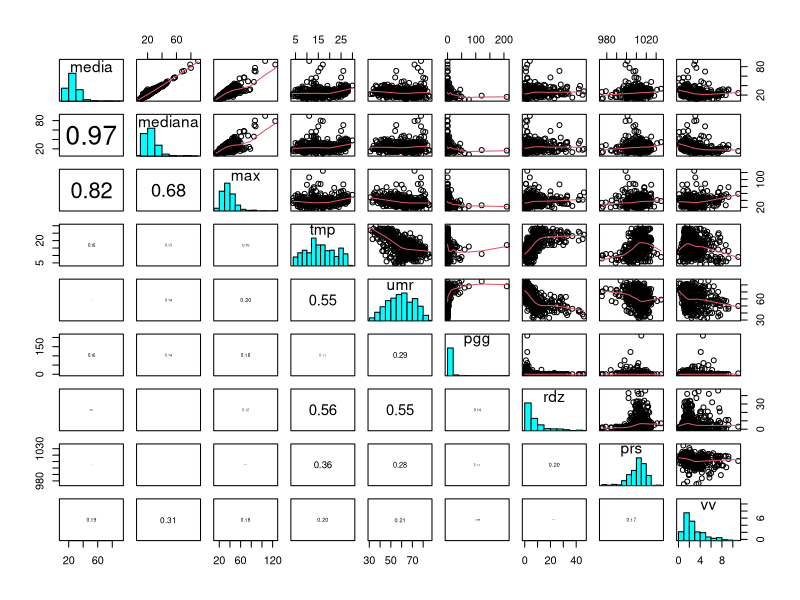

Generate this figure with R: (Note: this script raises an error after producing the figure.)
# Carico i miei dati
pm10 <- read.csv2("pm2010.csv",dec=".")

summary(pm10)
names(pm10)

panel.hist <- function(x, ...)
{
  usr <- par("usr"); on.exit(par(usr))
  par(usr = c(usr[1:2], 0, 1.5) )
  h <- hist(x, plot = FALSE)
  breaks <- h$breaks; nB <- length(breaks)
  y <- h$counts; y <- y/max(y)
  rect(breaks[-nB], 0, breaks[-1], y, col = "cyan", ...)
}

panel.cor <- function(x, y, digits = 2, prefix = "", cex.cor, ...)
{
  usr <- par("usr"); on.exit(par(usr))
  par(usr = c(0, 1, 0, 1))
  r <- abs(cor(x, y))
  txt <- format(c(r, 0.123456789), digits = digits)[1]
  txt <- paste0(prefix, txt)
  if(missing(cex.cor)) cex.cor <- 0.8/strwidth(txt)
  text(0.5, 0.5, txt, cex = cex.cor * r)
}

pairs(pm10[,c(1:9)],lower.panel = panel.cor,
      diag.panel = panel.hist,upper.panel = panel.smooth)

library(tidyr)
pm10_2 <- separate(pm10,col="data",into = c("anno","mese","giorno"),sep = "-")

summary(pm10_2)

m <- as.numeric(pm10_2$mese)

pm10_sub <- pm10[,c(1,2,3,11)]

pm10_sub_L <- gather(pm10_sub,key = "data",value = "pm10_conc",
                     factor_key = TRUE)
names(pm10_sub_L) <- c("data","misure","pm10_conc")



library(ggplot2)
ggplot(pm10_sub_L,aes(x=data,y=pm10_conc,color=misure,group=misure)) +
  geom_line()+
  xlab("Data")+
  ylab("Concentrazione di pm 10")+
  ggtitle("Concentrazione giornaliera di pm10 \n rilevata a Taranto nell'anno 2010")+
  scale_colour_manual(name ="Misurazioni",
                      labels = c("Media","Mediana", "Valore Massimo"),
                      values = c("aquamarine","darkred","gold1")) +
  theme_bw()
  

pm10_2[,11] <- as.numeric(pm10_2[,11])

a <- pm10_2[1:273,]
b <- pm10_2[274:365,]
a$mese2 <- substring(a$mese,2,2)
b$mese2 <- b$mese
pm10_3 <- merge(a,b,all = TRUE)


pm10_2$giorno <- factor(pm10_2$giorno)
pm10_2$giorno <- sort(pm10_2$giorno,decreasing = FALSE)

pm10

pm10_2$Stagione <- NULL  











